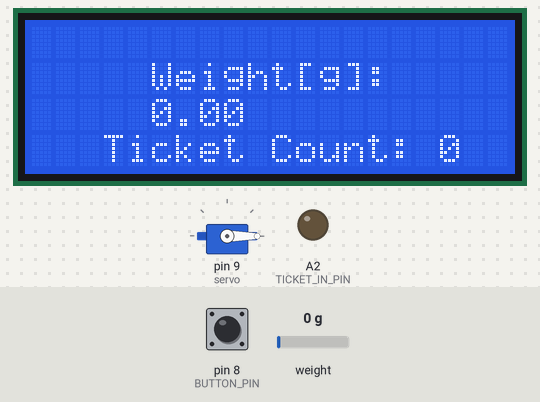
The sketch below on a simulated Arduino Uno, built with avr-gcc and run on an emulated ATmega328P. On the bench: 20×4 character LCD, servo, output pins drawn as LEDs (lit = HIGH). The test bench sets the inputs (shaded band); at power-on: weight on the scale 0 g, pin 8 (BUTTON_PIN) HIGH.

Above: at 3.6 s.
3.7 s: weight on the scale set to 100 g
At 4.3 s:
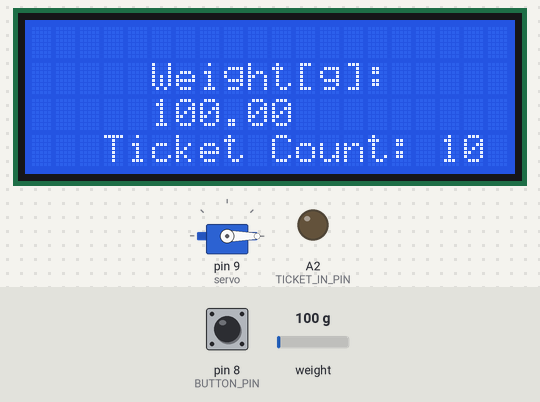
5.2 s: pin 8 (BUTTON_PIN) pulled LOW for 0.15 s
At 6.3 s:
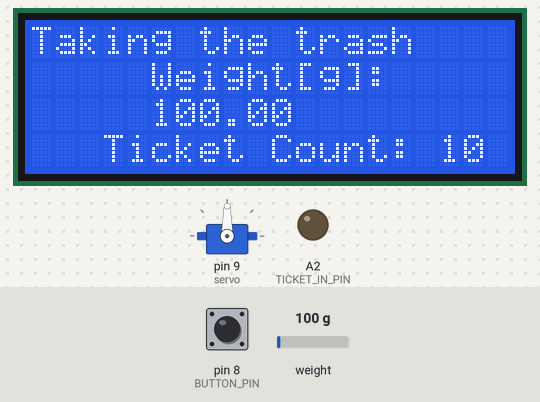
11.3 s: weight on the scale set to 1250 g
14.3 s: pin 8 (BUTTON_PIN) pulled LOW for 1 s
At 16.0 s:
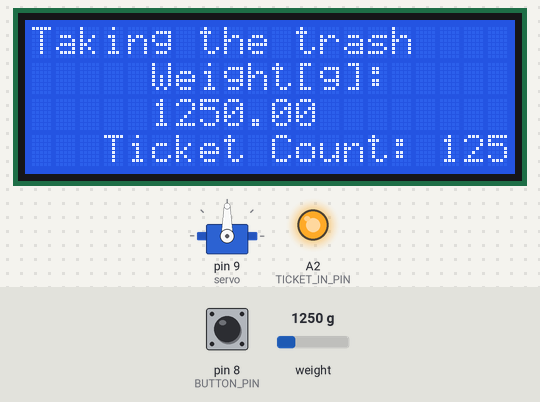
Timing chart, 0 to 18.8 s (numbered marks = the images above; inputs shaded):
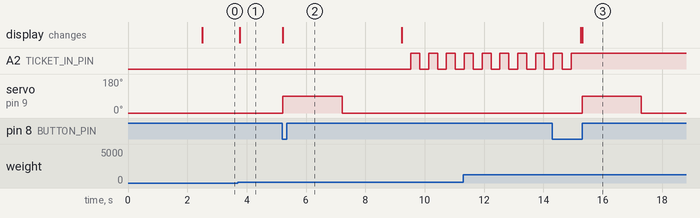

Measured:
- after the input at 3.7 s, the display: changes after 0.06 s (image 1)
- after the input at 5.2 s, A2 (TICKET_IN_PIN): alternates HIGH for 0.30 s and LOW for 0.30 s, starting after 4.3 s; servo on pin 9 (servo): 0° → 90° at once, → 0° 2.0 s later; the display: changes at once (image 2)
- after the input at 14.3 s, servo on pin 9 (servo): 0° → 90° after 1.0 s, → 0° 2.0 s later; the display: first differs from a run without the input after 1.0 s (image 3)

The sketch:

weighing_scale_ardunio.ino
```cpp
#include <HX711_ADC.h>
#include <Wire.h>
#include <LiquidCrystal_I2C.h>
#include <Servo.h> // Include the Servo library

HX711_ADC LoadCell(A0, A1); // dt pin 6, pin 7;
LiquidCrystal_I2C lcd(0x27, 20, 4);
const uint8_t TICKET_IN_PIN = A2;
const uint8_t BUTTON_PIN = 8; // Digital pin for the push button

Servo servo; // Create a servo object

boolean isDispensing = false; // Variable to track ticket dispensing status

void setup() {
  LoadCell.begin();
  LoadCell.start(2000);
  LoadCell.setCalFactor(999.0);
  lcd.init();
  lcd.backlight();
  pinMode(TICKET_IN_PIN, INPUT); // Set TICKET_IN_PIN as an output
  pinMode(BUTTON_PIN, INPUT_PULLUP); // Set BUTTON_PIN as input with pull-up resistor
  servo.attach(9); // Attach the servo to digital pin 9
  servo.write(0); // Initialize the servo to 0 degrees (leftmost position)
}

void loop() {
  LoadCell.update();
  float i = LoadCell.getData();

  lcd.setCursor(5, 1);
  lcd.print("Weight[g]:");
  lcd.setCursor(5, 2);
  lcd.print(i);

  int ticketCount = i / 10; // Calculate tickets based on 10g per 1 ticket

  // Print the Ticket Count on the LCD
  lcd.setCursor(3, 3);
  lcd.print("Ticket Count: " + String(ticketCount) + "  ");

  if (digitalRead(BUTTON_PIN) == LOW && !isDispensing && ticketCount > 0) {
    lcd.setCursor(0, 0);
    lcd.print("Taking the trash");
    // Turn the servo to 45 degrees (right position)
    servo.write(90);
    delay(2000); // Adjust this delay to allow time for the servo to reach the desired position
    // Turn the servo back to the initial position (0 degrees)
    servo.write(0);
    delay(2000); // Adjust this delay to allow time for the servo to reach the initial position

    lcd.setCursor(0, 0);
    lcd.print("Dispensing tickets");
    while (ticketCount > 0) {
      isDispensing = true;
      analogWrite(TICKET_IN_PIN, 0);
      delay(300);
      analogWrite(TICKET_IN_PIN, 255);
      ticketCount--;
      delay(300);
    }


    lcd.setCursor(0, 0);
    lcd.print("                    ");
    isDispensing = false; // Reset the dispensing status
  }
}
```
